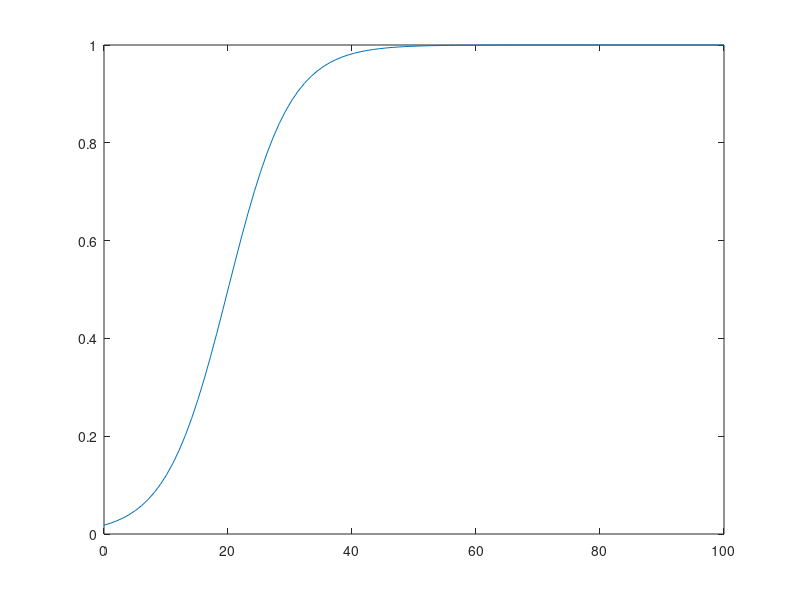

Write MATLAB code to recreate this figure. (Note: this script raises an error after producing the figure.)


clear all
close all

x = zeros(100,1);
L=40;
r=1;
%rng(1234)

sigma = 5;
figure(1)
x_rng = linspace(0,100,100);
K = 1 ./ (1 + exp(-(x_rng-20)/sigma) );
plot(x_rng,K)


M = 10;
d = 0;      % No fishing for now

figure(2)
failure_counter = 0;
for iteration=1:1000
    x(1) = 14;
    for k = 1:100
        v = normrnd(0.2, 0.1^2);
        v = boundValue(v,[0,1]);
        gamma = normrnd(1, 0.6^2);
        delta = normrnd(1.1, 0.2^2);
        delta = boundValue(delta,[0,inf]);
    
        C = delta*d*M*x(k)/L;
        C=0;
    
        K = 1 / (1 + exp(-(x(k)-20)/sigma) );
        R = r*x(k)*(1- x(k)/L);
        R = max(R,0);
        x(k+1) = (1-v)*x(k) + gamma*R*K - C;
        x(k+1) = max(x(k+1),0);
        x(k+1) = round(x(k+1));
        x(k+1);
    end
    plot(x)
    if x(end)<10
        failure_counter = failure_counter +1;
    end
    hold on
end
failure_counter/1000
% Population crashes below 13: We desire to end up with at least 13 in the end of
% the simulation so that population might recover. If we go below, catch
% what is left.

